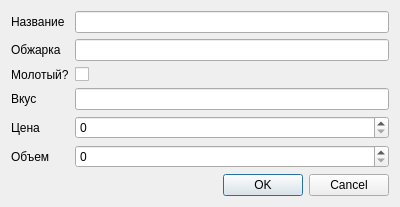
<?xml version="1.0" encoding="UTF-8"?>
<ui version="4.0">
 <class>Dialog</class>
 <widget class="QDialog" name="Dialog">
  <property name="geometry">
   <rect>
    <x>0</x>
    <y>0</y>
    <width>400</width>
    <height>192</height>
   </rect>
  </property>
  <property name="windowTitle">
   <string>Dialog</string>
  </property>
  <layout class="QGridLayout" name="gridLayout">
   <item row="0" column="0">
    <layout class="QFormLayout" name="formLayout">
     <item row="0" column="0">
      <widget class="QLabel" name="label">
       <property name="text">
        <string>Название</string>
       </property>
      </widget>
     </item>
     <item row="1" column="0">
      <widget class="QLabel" name="label_2">
       <property name="text">
        <string>Обжарка</string>
       </property>
      </widget>
     </item>
     <item row="2" column="0">
      <widget class="QLabel" name="label_3">
       <property name="text">
        <string>Молотый?</string>
       </property>
      </widget>
     </item>
     <item row="3" column="0">
      <widget class="QLabel" name="label_4">
       <property name="text">
        <string>Вкус</string>
       </property>
      </widget>
     </item>
     <item row="4" column="0">
      <widget class="QLabel" name="label_5">
       <property name="text">
        <string>Цена</string>
       </property>
      </widget>
     </item>
     <item row="5" column="0">
      <widget class="QLabel" name="label_6">
       <property name="text">
        <string>Объем</string>
       </property>
      </widget>
     </item>
     <item row="4" column="1">
      <widget class="QSpinBox" name="price"/>
     </item>
     <item row="5" column="1">
      <widget class="QSpinBox" name="volume"/>
     </item>
     <item row="3" column="1">
      <widget class="QLineEdit" name="description"/>
     </item>
     <item row="2" column="1">
      <widget class="QCheckBox" name="is_ground">
       <property name="text">
        <string/>
       </property>
      </widget>
     </item>
     <item row="1" column="1">
      <widget class="QLineEdit" name="roasting"/>
     </item>
     <item row="0" column="1">
      <widget class="QLineEdit" name="title"/>
     </item>
    </layout>
   </item>
   <item row="1" column="0">
    <widget class="QDialogButtonBox" name="buttonBox">
     <property name="orientation">
      <enum>Qt::Horizontal</enum>
     </property>
     <property name="standardButtons">
      <set>QDialogButtonBox::Cancel|QDialogButtonBox::Ok</set>
     </property>
    </widget>
   </item>
  </layout>
 </widget>
 <resources/>
 <connections>
  <connection>
   <sender>buttonBox</sender>
   <signal>accepted()</signal>
   <receiver>Dialog</receiver>
   <slot>accept()</slot>
   <hints>
    <hint type="sourcelabel">
     <x>248</x>
     <y>254</y>
    </hint>
    <hint type="destinationlabel">
     <x>157</x>
     <y>274</y>
    </hint>
   </hints>
  </connection>
  <connection>
   <sender>buttonBox</sender>
   <signal>rejected()</signal>
   <receiver>Dialog</receiver>
   <slot>reject()</slot>
   <hints>
    <hint type="sourcelabel">
     <x>316</x>
     <y>260</y>
    </hint>
    <hint type="destinationlabel">
     <x>286</x>
     <y>274</y>
    </hint>
   </hints>
  </connection>
 </connections>
</ui>
